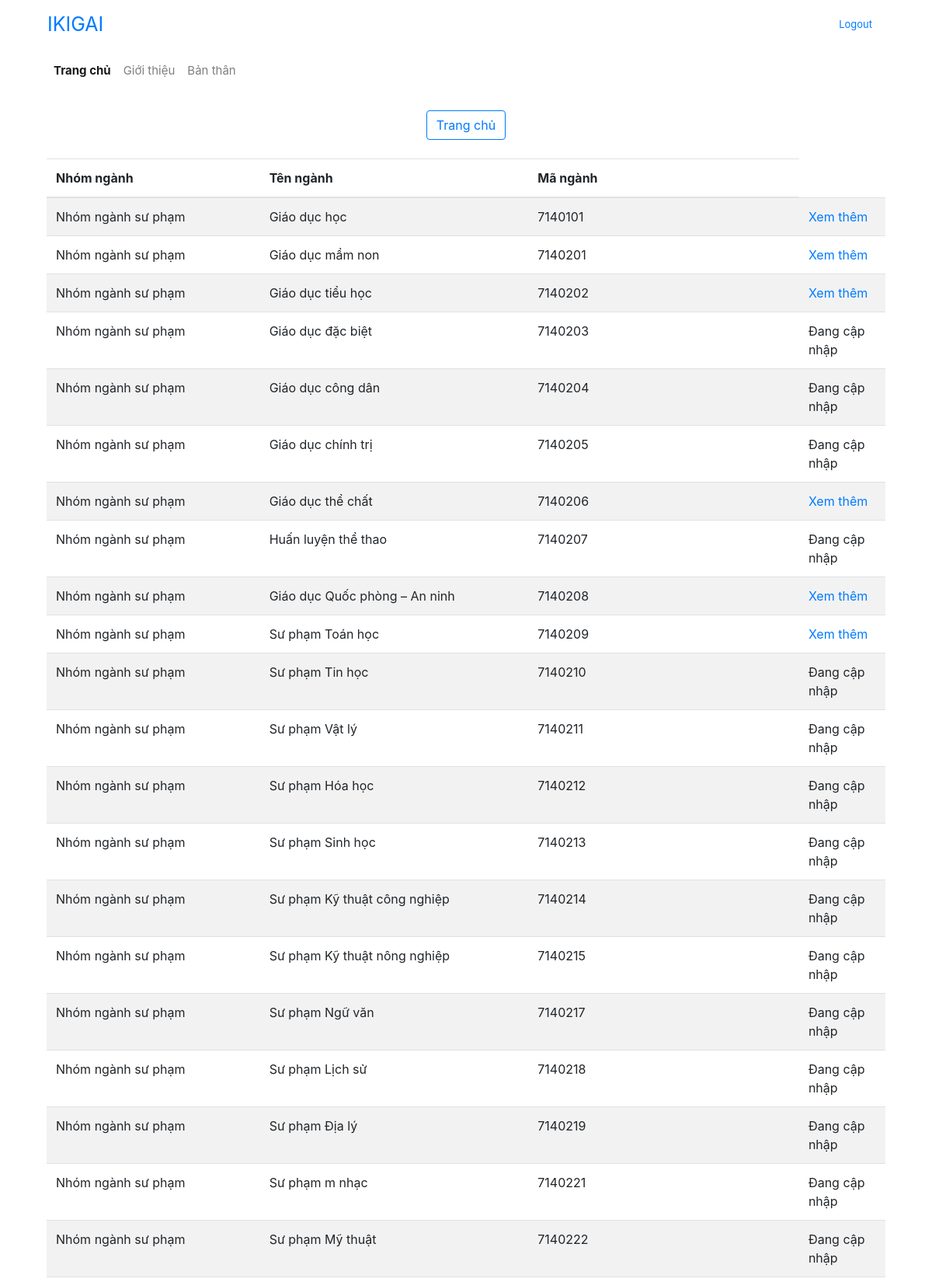
/holland1/nhomnganh.php (upper part), run on the app's committed database.
### tables this page shows
CREATE TABLE `nhomnganh` (
  `idnhomnganh` varchar(500) NOT NULL,
  `tennganh` varchar(500) NOT NULL,
  `manganh` varchar(500) NOT NULL,
  `diemvao` varchar(500) NOT NULL,
  `holland` varchar(500) NOT NULL
);

### holland1/nhomnganh.php (the view, shortened to what this page needs)
<?php
include '../config.php';
$idkhach = $_GET['id'];
$query3=mysqli_query($conn,"select * from holland where idkhach='$idkhach'");
$row3=mysqli_fetch_array($query3);
$bo1 = $row3['bo1'];
$bo2 = $row3['bo2'];
$bo3 = $row3['bo3'];
$bo4 = $row3['bo4'];
$bo5 = $row3['bo5'];
$bo6 = $row3['bo6'];
$listbo = array($bo1,$bo2,$bo3,$bo4,$bo5,$bo6);
$maxbo = max($listbo);
switch ($maxbo) {
case $bo1:
    $a = 'r';
    break;
}
?>
<!doctype html>
<html lang="en">
  <head>
    <link rel="stylesheet" href="https://stackpath.bootstrapcdn.com/bootstrap/4.3.1/css/bootstrap.min.css">
  </head>
  <body>
<header class="container">
      <nav class="navbar navbar-expand-sm header-top">
          <a class="navbar-brand" href="../index1.php?id=<?php echo $idkhach;?>" style="width:100; font-size: 25px;">
                 IKIGAI
          </a>
          <div class="narr">
              <ul class="nav justify-content-end">
                          <li class="nav-item">
                              <a style="width:100; font-size: 13px;" class="nav-link active" href="../loginandout/logout.php">Logout</a>
                          </li>
              </ul>
          </div>
      </nav>
      <nav class="navbar navbar-expand-lg navbar-light header-bottom">
          <div class="collapse navbar-collapse" id="navbarTogglerDemo02">
              <ul class="navbar-nav mr-auto mt-2 mt-lg-0">
                  <li class="nav-item active">
                      <a style="width:100; font-size: 15px;" class="nav-link" href="../index1.php?id=<?php echo $idkhach;?>"><strong>Trang chủ</strong><span class="sr-only">(current)</span></a>
                  </li>
                  <li class="nav-item">
                      <a style="width:100; font-size: 15px;" class="nav-link" href="#">Giới thiệu</a>
                  </li>
                  <li class="nav-item">
                      <a style="width:100; font-size: 15px;" class="nav-link" href="../banthan.php?id=<?php echo $idkhach;?>">Bản thân</a>
                  </li>
              </ul>
          </div>
      </nav>
  </header>
<br>
<center>
<button class="btn btn-outline-primary"><a href="../index1.php?id=<?php echo $idkhach;?>" class="">Trang chủ</a></button>
</center>
<br>
<div class="container">
    <div class="container">
    <table class="table table-striped">
                        <thead>
                          <tr>
                            <th>Nhóm ngành</th>
                            <th>Tên ngành</th>
                            <th>Mã ngành</th>
                          </tr>
                        </thead>
                        <tbody class="">
                            <?php
                                $query18=mysqli_query($conn,"select * from nhomnganh where holland='$a'");
                                while($row18=mysqli_fetch_array($query18)){
                            ?>
                        <tr>
                            <td>
                                <?php
                                    $b = $row18['idnhomnganh'];
                                    if ($b == 'edu'){
                                        echo 'Nhóm ngành sư phạm';
                                    } else if ($b == 'art'){
                                        echo 'Nhóm ngành năng khiếu mỹ thuật';
                                    }  else if ($b == 'mu'){
                                        echo 'Nhóm ngành năng khiếu âm nhạc';
                                    } else if ($b == 'bd'){
                                        echo 'Nhóm ngành năng khiếu biểu diễn';
                                    } else if ($b == 'nn'){
                                        echo 'Nhóm ngành ngôn ngữ';
                                    } else if ($b =='kt'){
                                        echo 'Nhóm ngành kinh tế';
                                    } else if ($b =='ctri'){
                                        echo 'Nhóm ngành chính trị';
                                    } else if ($b =='tt'){
                                        echo 'Nhóm ngành truyền thông';
                                    } else if ($b =='qly'){
                                        echo 'Nhóm ngành quản lý - lưu trữ thông tin';
                                    } else if ($b =='luat'){
                                        echo 'Nhóm ngành luật';
                                    } else if ($b =='sinh'){
                                        echo 'Nhóm ngành công nghệ sinh học và ứng dụng';
                                    } else if ($b =='khoa'){
                                        echo 'Nhóm ngành Khoa học môi trường và thiên nhiên';
                                    } else if ($b =='toan'){
                                        echo 'Nhóm ngành Toán học và ứng dụng';
                                    } else if ($b =='cntt'){
                                        echo 'Nhóm ngành công nghệ thông tin';
                                    } else if ($b=='kien'){
                                        echo 'Nhóm ngành xây dựng và kiến trúc';
                                    } else if($b=='yte'){
                                        echo 'Nhóm ngành y tế';
                                    } else if ($b =='dulich'){
                                        echo 'Nhóm ngành vận tải du lịch';
                                    } else if($b=='coan'){
                                        echo 'Nhóm ngành đào tạo công an và quân đội';
                                    } else {
                                        echo 'Nhóm ngành thế dục thể thao';
                                    }
                                ?>
                            </td>
                            <td><?php echo $row18['tennganh']; ?></td>
                            <td><?php echo $row18['manganh']; ?></td>
<td><?php
$manganhnganh = $row18['manganh'];
$query111=mysqli_query($conn,"select * from gioithieu where manganh='$manganhnganh'");
$row111 =mysqli_fetch_array($query111);
if (isset($row111['gtmot'])){
    echo  '<a href="../chitietnganh.php?id='.$idkhach.'&mg='.$manganhnganh.'">Xem thêm</a>';
}
else {
    echo 'Đang cập nhập';
}
?></td>
                        </tr>
                        <?php  }?>
                        </tbody>
                    </table>
    </div>
</div>
  </body>
</html>

### data on the page
nhomnganh: idnhomnganh "Nhóm ngành sư phạm", tennganh "Giáo dục học", manganh "7140101"
nhomnganh: idnhomnganh "Nhóm ngành sư phạm", tennganh "Giáo dục mầm non", manganh "7140201"
nhomnganh: idnhomnganh "Nhóm ngành sư phạm", tennganh "Giáo dục tiểu học", manganh "7140202"
nhomnganh: idnhomnganh "Nhóm ngành sư phạm", tennganh "Giáo dục đặc biệt", manganh "7140203", shows "Đang cập nhập"
nhomnganh: idnhomnganh "Nhóm ngành sư phạm", tennganh "Giáo dục công dân", manganh "7140204", shows "Đang cập nhập"
nhomnganh: idnhomnganh "Nhóm ngành sư phạm", tennganh "Giáo dục chính trị", manganh "7140205", shows "Đang cập nhập"
nhomnganh: idnhomnganh "Nhóm ngành sư phạm", tennganh "Giáo dục thể chất", manganh "7140206"
nhomnganh: idnhomnganh "Nhóm ngành sư phạm", tennganh "Huấn luyện thể thao", manganh "7140207", shows "Đang cập nhập"
nhomnganh: idnhomnganh "Nhóm ngành sư phạm", tennganh "Giáo dục Quốc phòng – An ninh", manganh "7140208"
nhomnganh: idnhomnganh "Nhóm ngành sư phạm", tennganh "Sư phạm Toán học", manganh "7140209"
nhomnganh: idnhomnganh "Nhóm ngành sư phạm", tennganh "Sư phạm Tin học", manganh "7140210", shows "Đang cập nhập"
nhomnganh: idnhomnganh "Nhóm ngành sư phạm", tennganh "Sư phạm Vật lý", manganh "7140211", shows "Đang cập nhập"
nhomnganh: idnhomnganh "Nhóm ngành sư phạm", tennganh "Sư phạm Hóa học", manganh "7140212", shows "Đang cập nhập"
nhomnganh: idnhomnganh "Nhóm ngành sư phạm", tennganh "Sư phạm Sinh học", manganh "7140213", shows "Đang cập nhập"
nhomnganh: idnhomnganh "Nhóm ngành sư phạm", tennganh "Sư phạm Kỹ thuật công nghiệp", manganh "7140214", shows "Đang cập nhập"
nhomnganh: idnhomnganh "Nhóm ngành sư phạm", tennganh "Sư phạm Kỹ thuật nông nghiệp", manganh "7140215", shows "Đang cập nhập"
nhomnganh: idnhomnganh "Nhóm ngành sư phạm", tennganh "Sư phạm Ngữ văn", manganh "7140217", shows "Đang cập nhập"
nhomnganh: idnhomnganh "Nhóm ngành sư phạm", tennganh "Sư phạm Lịch sử", manganh "7140218", shows "Đang cập nhập"
nhomnganh: idnhomnganh "Nhóm ngành sư phạm", tennganh "Sư phạm Địa lý", manganh "7140219", shows "Đang cập nhập"
nhomnganh: idnhomnganh "Nhóm ngành sư phạm", tennganh "Sư phạm m nhạc", manganh "7140221", shows "Đang cập nhập"
nhomnganh: idnhomnganh "Nhóm ngành sư phạm", tennganh "Sư phạm Mỹ thuật", manganh "7140222", shows "Đang cập nhập"
